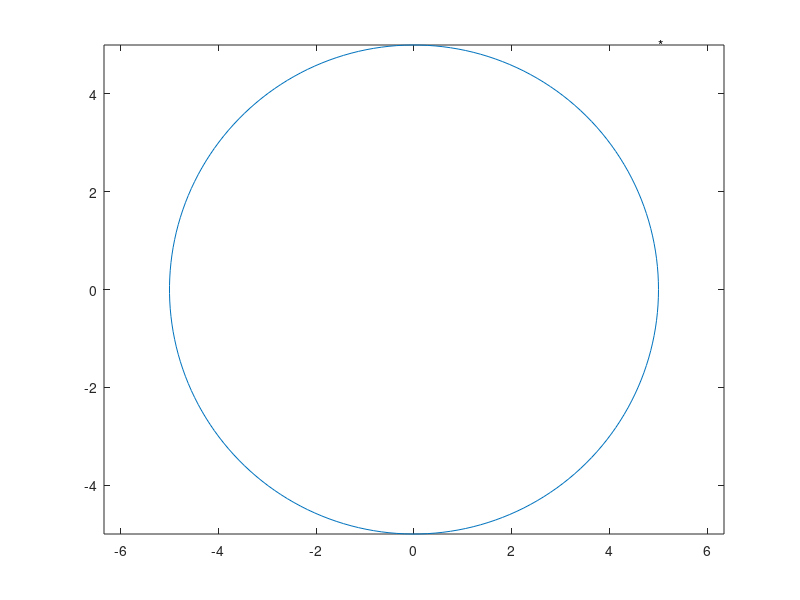

This figure's MATLAB source:
clc
clear all
a=input('a=\n');
b=input('b=\n');
x1=input('alpha=\n');
y1=input('beta=\n');
v=(x1^2/a^2)+(y1^2/b^2);
th=linspace(0,2*pi,200);
x=a*cos(th);
y=b*sin(th);
plot(x,y)
hold on
text(x1,y1,'*')
if v<1
    disp('the point inside ellipse')
elseif v==1
    disp('the point on ellipse')
else
    disp('the point outside ellipse')
end
axis equal
